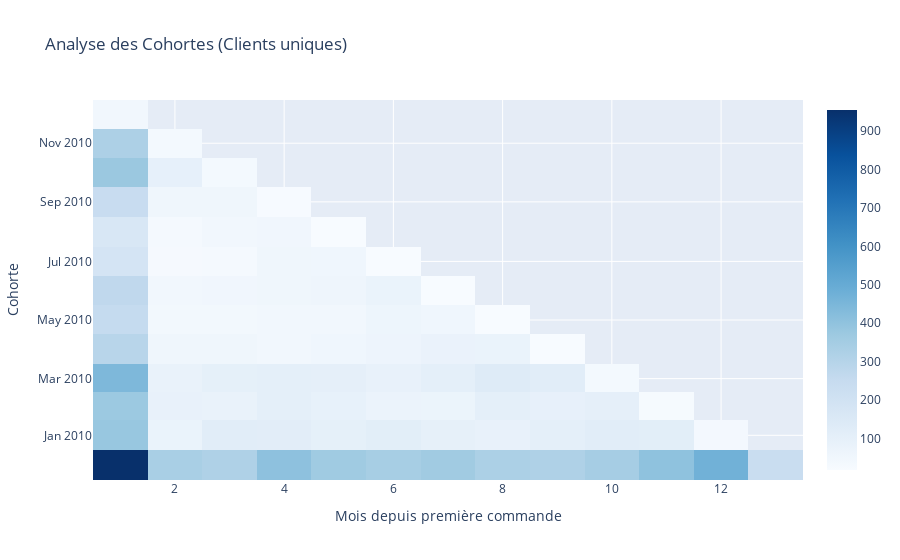

Notebook code cell kept with this figure:
### Code cell
df['InvoiceDate'] = pd.to_datetime(df['InvoiceDate'])

# Mois d'achat
df['InvoiceMonth'] = df['InvoiceDate'].dt.to_period('M').dt.to_timestamp()

# Mois de première commande
first_purchase = df.groupby('Customer ID')['InvoiceMonth'].min()

df['CohortMonth'] = df['Customer ID'].map(first_purchase)

# Âge de cohorte (mois)
df['CohortIndex'] = (
    (df['InvoiceMonth'].dt.year - df['CohortMonth'].dt.year) * 12 +
    (df['InvoiceMonth'].dt.month - df['CohortMonth'].dt.month) + 1
)

# Table cohortes
cohort = df.groupby(['CohortMonth', 'CohortIndex'])['Customer ID'].nunique().reset_index()

# Pivot
cohort_pivot = cohort.pivot(index='CohortMonth', columns='CohortIndex', values='Customer ID')

fig = go.Figure(
    data=go.Heatmap(
        z=cohort_pivot.values,
        x=cohort_pivot.columns,
        y=cohort_pivot.index.astype(str),
        colorscale='Blues'
    )
)

fig.update_layout(
    title="Analyse des Cohortes (Clients uniques)",
    xaxis_title="Mois depuis première commande",
    yaxis_title="Cohorte"
)

fig.show()

### Figure 1 — Plotly figure (JSON) as saved in the notebook; plotly's stock layout.template omitted (floating-point values rounded to 4 significant figures; data arrays with more than 128 entries replaced by an {"elided": "..."} marker saying what was removed)
{"data": [{"colorscale": [[0, "rgb(247,251,255)"], [0.125, "rgb(222,235,247)"], [0.25, "rgb(198,219,239)"], [0.375, "rgb(158,202,225)"], [0.5, "rgb(107,174,214)"], [0.625, "rgb(66,146,198)"], [0.75, "rgb(33,113,181)"], [0.875, "rgb(8,81,156)"], [1, "rgb(8,48,107)"]], "type": "heatmap", "x": [1, 2, 3, 4, 5, 6, 7, 8, 9, 10, 11, 12, 13], "y": ["2009-12-01", "2010-01-01", "2010-02-01", "2010-03-01", "2010-04-01", "2010-05-01", "2010-06-01", "2010-07-01", "2010-08-01", "2010-09-01", "2010-10-01", "2010-11-01", "2010-12-01"], "z": {"elided": "13x13 float values"}}], "layout": {"title": {"text": "Analyse des Cohortes (Clients uniques)"}, "xaxis": {"title": {"text": "Mois depuis première commande"}}, "yaxis": {"title": {"text": "Cohorte"}}}}
